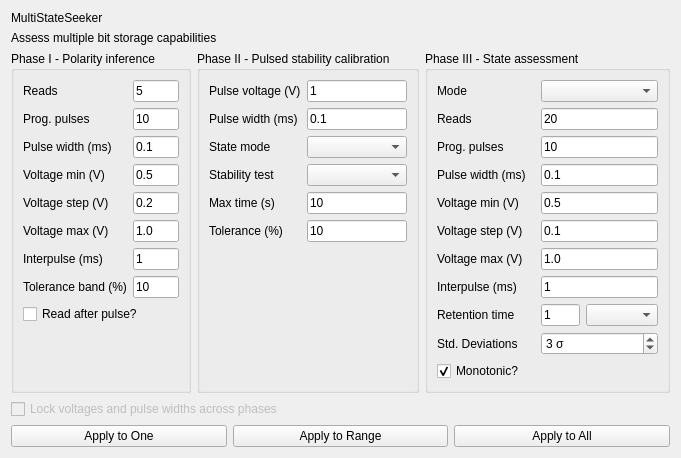
<?xml version="1.0" encoding="UTF-8"?>
<ui version="4.0">
 <class>MSSParent</class>
 <widget class="QWidget" name="MSSParent">
  <property name="geometry">
   <rect>
    <x>0</x>
    <y>0</y>
    <width>681</width>
    <height>428</height>
   </rect>
  </property>
  <property name="windowTitle">
   <string>Form</string>
  </property>
  <layout class="QGridLayout" name="gridLayout" columnstretch="0,0,0">
   <item row="2" column="0">
    <widget class="QGroupBox" name="groupBox">
     <property name="styleSheet">
      <string notr="true"/>
     </property>
     <property name="title">
      <string>Phase I - Polarity inference</string>
     </property>
     <property name="flat">
      <bool>false</bool>
     </property>
     <layout class="QGridLayout" name="gridLayout_2">
      <item row="1" column="1">
       <widget class="QLineEdit" name="readsEdit">
        <property name="text">
         <string>5</string>
        </property>
       </widget>
      </item>
      <item row="6" column="0">
       <widget class="QLabel" name="label_6">
        <property name="text">
         <string>Voltage max (V)</string>
        </property>
       </widget>
      </item>
      <item row="2" column="0">
       <widget class="QLabel" name="label_2">
        <property name="text">
         <string>Prog. pulses</string>
        </property>
       </widget>
      </item>
      <item row="2" column="1">
       <widget class="QLineEdit" name="pulsesEdit">
        <property name="text">
         <string>10</string>
        </property>
       </widget>
      </item>
      <item row="3" column="0">
       <widget class="QLabel" name="label_3">
        <property name="text">
         <string>Pulse width (ms)</string>
        </property>
       </widget>
      </item>
      <item row="4" column="1">
       <widget class="QLineEdit" name="vminEdit">
        <property name="text">
         <string>0.5</string>
        </property>
       </widget>
      </item>
      <item row="8" column="1">
       <widget class="QLineEdit" name="tolbandEdit">
        <property name="text">
         <string>10</string>
        </property>
       </widget>
      </item>
      <item row="5" column="0">
       <widget class="QLabel" name="label_5">
        <property name="text">
         <string>Voltage step (V)</string>
        </property>
       </widget>
      </item>
      <item row="6" column="1">
       <widget class="QLineEdit" name="vmaxEdit">
        <property name="text">
         <string>1.0</string>
        </property>
       </widget>
      </item>
      <item row="5" column="1">
       <widget class="QLineEdit" name="vstepEdit">
        <property name="text">
         <string>0.2</string>
        </property>
       </widget>
      </item>
      <item row="1" column="0">
       <widget class="QLabel" name="label">
        <property name="text">
         <string>Reads</string>
        </property>
       </widget>
      </item>
      <item row="10" column="0" colspan="2">
       <widget class="QCheckBox" name="readAfterPulseCheckBox">
        <property name="text">
         <string>Read after pulse?</string>
        </property>
       </widget>
      </item>
      <item row="3" column="1">
       <widget class="QLineEdit" name="pulseWidthEdit">
        <property name="text">
         <string>0.1</string>
        </property>
       </widget>
      </item>
      <item row="4" column="0">
       <widget class="QLabel" name="label_4">
        <property name="text">
         <string>Voltage min (V)</string>
        </property>
       </widget>
      </item>
      <item row="11" column="0">
       <spacer name="verticalSpacer">
        <property name="orientation">
         <enum>Qt::Vertical</enum>
        </property>
        <property name="sizeHint" stdset="0">
         <size>
          <width>20</width>
          <height>40</height>
         </size>
        </property>
       </spacer>
      </item>
      <item row="8" column="0">
       <widget class="QLabel" name="label_7">
        <property name="text">
         <string>Tolerance band (%)</string>
        </property>
       </widget>
      </item>
      <item row="7" column="0">
       <widget class="QLabel" name="label_8">
        <property name="text">
         <string>Interpulse (ms)</string>
        </property>
       </widget>
      </item>
      <item row="7" column="1">
       <widget class="QLineEdit" name="interpulseEdit">
        <property name="text">
         <string>1</string>
        </property>
       </widget>
      </item>
     </layout>
    </widget>
   </item>
   <item row="2" column="2">
    <widget class="QGroupBox" name="groupBox_3">
     <property name="title">
      <string>Phase III - State assessment</string>
     </property>
     <layout class="QGridLayout" name="gridLayout_4">
      <item row="11" column="1">
       <widget class="QSpinBox" name="stateStdevSpinBox">
        <property name="suffix">
         <string> σ</string>
        </property>
        <property name="minimum">
         <number>1</number>
        </property>
        <property name="maximum">
         <number>9</number>
        </property>
        <property name="value">
         <number>3</number>
        </property>
       </widget>
      </item>
      <item row="1" column="1">
       <widget class="QLineEdit" name="stateReadsEdit">
        <property name="text">
         <string>20</string>
        </property>
       </widget>
      </item>
      <item row="2" column="0">
       <widget class="QLabel" name="label_23">
        <property name="text">
         <string>Prog. pulses</string>
        </property>
       </widget>
      </item>
      <item row="9" column="0">
       <widget class="QLabel" name="label_20">
        <property name="text">
         <string>Interpulse (ms)</string>
        </property>
       </widget>
      </item>
      <item row="13" column="0">
       <spacer name="verticalSpacer_3">
        <property name="orientation">
         <enum>Qt::Vertical</enum>
        </property>
        <property name="sizeHint" stdset="0">
         <size>
          <width>20</width>
          <height>40</height>
         </size>
        </property>
       </spacer>
      </item>
      <item row="9" column="1">
       <widget class="QLineEdit" name="stateInterpulseEdit">
        <property name="text">
         <string>1</string>
        </property>
       </widget>
      </item>
      <item row="1" column="0">
       <widget class="QLabel" name="label_21">
        <property name="text">
         <string>Reads</string>
        </property>
       </widget>
      </item>
      <item row="11" column="0">
       <widget class="QLabel" name="label_19">
        <property name="text">
         <string>Std. Deviations</string>
        </property>
       </widget>
      </item>
      <item row="10" column="1">
       <layout class="QHBoxLayout" name="horizontalLayout_6" stretch="0,0,0,0">
        <property name="spacing">
         <number>0</number>
        </property>
        <item>
         <widget class="QLineEdit" name="stateRetentionEdit">
          <property name="sizePolicy">
           <sizepolicy hsizetype="Maximum" vsizetype="Fixed">
            <horstretch>0</horstretch>
            <verstretch>0</verstretch>
           </sizepolicy>
          </property>
          <property name="maximumSize">
           <size>
            <width>100</width>
            <height>16777215</height>
           </size>
          </property>
          <property name="text">
           <string>1</string>
          </property>
         </widget>
        </item>
        <item>
         <spacer name="horizontalSpacer_2">
          <property name="orientation">
           <enum>Qt::Horizontal</enum>
          </property>
          <property name="sizeType">
           <enum>QSizePolicy::Fixed</enum>
          </property>
          <property name="sizeHint" stdset="0">
           <size>
            <width>6</width>
            <height>20</height>
           </size>
          </property>
         </spacer>
        </item>
        <item>
         <widget class="QComboBox" name="stateRetentionMultiplierComboBox">
          <property name="sizePolicy">
           <sizepolicy hsizetype="Expanding" vsizetype="Fixed">
            <horstretch>0</horstretch>
            <verstretch>0</verstretch>
           </sizepolicy>
          </property>
          <property name="maximumSize">
           <size>
            <width>100</width>
            <height>16777215</height>
           </size>
          </property>
         </widget>
        </item>
        <item>
         <spacer name="horizontalSpacer">
          <property name="orientation">
           <enum>Qt::Horizontal</enum>
          </property>
          <property name="sizeType">
           <enum>QSizePolicy::MinimumExpanding</enum>
          </property>
          <property name="sizeHint" stdset="0">
           <size>
            <width>0</width>
            <height>20</height>
           </size>
          </property>
         </spacer>
        </item>
       </layout>
      </item>
      <item row="10" column="0">
       <widget class="QLabel" name="label_22">
        <property name="text">
         <string>Retention time</string>
        </property>
       </widget>
      </item>
      <item row="2" column="1">
       <widget class="QLineEdit" name="statePulsesEdit">
        <property name="text">
         <string>10</string>
        </property>
       </widget>
      </item>
      <item row="12" column="0" colspan="2">
       <widget class="QCheckBox" name="monotonicCheckBox">
        <property name="text">
         <string>Monotonic?</string>
        </property>
        <property name="checked">
         <bool>true</bool>
        </property>
       </widget>
      </item>
      <item row="0" column="0">
       <widget class="QLabel" name="label_25">
        <property name="text">
         <string>Mode</string>
        </property>
       </widget>
      </item>
      <item row="0" column="1">
       <widget class="QComboBox" name="assessModeCombo"/>
      </item>
      <item row="5" column="0">
       <widget class="QStackedWidget" name="pwConst03LabelStackedWidget">
        <property name="currentIndex">
         <number>0</number>
        </property>
        <widget class="QWidget" name="page_13">
         <layout class="QHBoxLayout" name="horizontalLayout_17">
          <property name="spacing">
           <number>0</number>
          </property>
          <property name="margin">
           <number>0</number>
          </property>
          <item>
           <widget class="QLabel" name="label_18">
            <property name="text">
             <string>Voltage step (V)</string>
            </property>
           </widget>
          </item>
         </layout>
        </widget>
        <widget class="QWidget" name="page_14">
         <layout class="QHBoxLayout" name="horizontalLayout_19">
          <property name="spacing">
           <number>0</number>
          </property>
          <property name="margin">
           <number>0</number>
          </property>
          <item>
           <widget class="QLabel" name="label_28">
            <property name="text">
             <string>Pulse step (ms)</string>
            </property>
           </widget>
          </item>
         </layout>
        </widget>
       </widget>
      </item>
      <item row="5" column="1">
       <widget class="QStackedWidget" name="pwConst03EditStackedWidget">
        <property name="currentIndex">
         <number>0</number>
        </property>
        <widget class="QWidget" name="page_15">
         <layout class="QHBoxLayout" name="horizontalLayout_18">
          <property name="spacing">
           <number>0</number>
          </property>
          <property name="margin">
           <number>0</number>
          </property>
          <item>
           <widget class="QLineEdit" name="stateVstepEdit">
            <property name="text">
             <string>0.1</string>
            </property>
           </widget>
          </item>
         </layout>
        </widget>
        <widget class="QWidget" name="page_16">
         <layout class="QHBoxLayout" name="horizontalLayout_20">
          <property name="spacing">
           <number>0</number>
          </property>
          <property name="margin">
           <number>0</number>
          </property>
          <item>
           <widget class="QLineEdit" name="statePWstepEdit">
            <property name="text">
             <string>0.01</string>
            </property>
           </widget>
          </item>
         </layout>
        </widget>
       </widget>
      </item>
      <item row="6" column="0">
       <widget class="QStackedWidget" name="pwConst04LabelStackedWidget">
        <property name="currentIndex">
         <number>0</number>
        </property>
        <widget class="QWidget" name="page_17">
         <layout class="QHBoxLayout" name="horizontalLayout_21">
          <property name="spacing">
           <number>0</number>
          </property>
          <property name="margin">
           <number>0</number>
          </property>
          <item>
           <widget class="QLabel" name="label_10">
            <property name="text">
             <string>Voltage max (V)</string>
            </property>
           </widget>
          </item>
         </layout>
        </widget>
        <widget class="QWidget" name="page_18">
         <layout class="QHBoxLayout" name="horizontalLayout_23">
          <property name="spacing">
           <number>0</number>
          </property>
          <property name="margin">
           <number>0</number>
          </property>
          <item>
           <widget class="QLabel" name="label_29">
            <property name="text">
             <string>Pulse max (ms)</string>
            </property>
           </widget>
          </item>
         </layout>
        </widget>
       </widget>
      </item>
      <item row="6" column="1">
       <widget class="QStackedWidget" name="pwConst04EditStackedWidget">
        <property name="currentIndex">
         <number>0</number>
        </property>
        <widget class="QWidget" name="page_19">
         <layout class="QHBoxLayout" name="horizontalLayout_22">
          <property name="spacing">
           <number>0</number>
          </property>
          <property name="margin">
           <number>0</number>
          </property>
          <item>
           <widget class="QLineEdit" name="stateVmaxEdit">
            <property name="text">
             <string>1.0</string>
            </property>
           </widget>
          </item>
         </layout>
        </widget>
        <widget class="QWidget" name="page_20">
         <layout class="QHBoxLayout" name="horizontalLayout_24">
          <property name="spacing">
           <number>0</number>
          </property>
          <property name="margin">
           <number>0</number>
          </property>
          <item>
           <widget class="QLineEdit" name="statePWmaxEdit">
            <property name="text">
             <string>0.1</string>
            </property>
           </widget>
          </item>
         </layout>
        </widget>
       </widget>
      </item>
      <item row="3" column="0">
       <widget class="QStackedWidget" name="pwConst01LabelStackedWidget">
        <property name="sizePolicy">
         <sizepolicy hsizetype="Preferred" vsizetype="Fixed">
          <horstretch>0</horstretch>
          <verstretch>0</verstretch>
         </sizepolicy>
        </property>
        <property name="currentIndex">
         <number>0</number>
        </property>
        <widget class="QWidget" name="page_5">
         <layout class="QHBoxLayout" name="horizontalLayout_9">
          <property name="spacing">
           <number>0</number>
          </property>
          <property name="leftMargin">
           <number>0</number>
          </property>
          <property name="topMargin">
           <number>0</number>
          </property>
          <property name="bottomMargin">
           <number>0</number>
          </property>
          <item>
           <widget class="QLabel" name="label_14">
            <property name="sizePolicy">
             <sizepolicy hsizetype="Preferred" vsizetype="Fixed">
              <horstretch>0</horstretch>
              <verstretch>0</verstretch>
             </sizepolicy>
            </property>
            <property name="text">
             <string>Pulse width (ms)</string>
            </property>
           </widget>
          </item>
         </layout>
        </widget>
        <widget class="QWidget" name="page_6">
         <layout class="QHBoxLayout" name="horizontalLayout_11">
          <property name="spacing">
           <number>0</number>
          </property>
          <property name="margin">
           <number>0</number>
          </property>
          <item>
           <widget class="QLabel" name="label_26">
            <property name="text">
             <string>Voltage (V)</string>
            </property>
           </widget>
          </item>
         </layout>
        </widget>
       </widget>
      </item>
      <item row="3" column="1">
       <widget class="QStackedWidget" name="pwConst01EditStackedWidget">
        <property name="sizePolicy">
         <sizepolicy hsizetype="Preferred" vsizetype="Fixed">
          <horstretch>0</horstretch>
          <verstretch>0</verstretch>
         </sizepolicy>
        </property>
        <property name="currentIndex">
         <number>0</number>
        </property>
        <widget class="QWidget" name="page_7">
         <layout class="QHBoxLayout" name="horizontalLayout_10">
          <property name="spacing">
           <number>0</number>
          </property>
          <property name="margin">
           <number>0</number>
          </property>
          <item>
           <widget class="QLineEdit" name="statePulseWidthEdit">
            <property name="text">
             <string>0.1</string>
            </property>
           </widget>
          </item>
         </layout>
        </widget>
        <widget class="QWidget" name="page_8">
         <layout class="QHBoxLayout" name="horizontalLayout_12">
          <property name="spacing">
           <number>0</number>
          </property>
          <property name="margin">
           <number>0</number>
          </property>
          <item>
           <widget class="QLineEdit" name="stateVoltageEdit">
            <property name="text">
             <string>1.0</string>
            </property>
           </widget>
          </item>
         </layout>
        </widget>
       </widget>
      </item>
      <item row="4" column="0">
       <widget class="QStackedWidget" name="pwConst02LabelStackedWidget">
        <property name="currentIndex">
         <number>0</number>
        </property>
        <widget class="QWidget" name="page_9">
         <layout class="QHBoxLayout" name="horizontalLayout_13">
          <property name="spacing">
           <number>0</number>
          </property>
          <property name="margin">
           <number>0</number>
          </property>
          <item>
           <widget class="QLabel" name="label_24">
            <property name="text">
             <string>Voltage min (V)</string>
            </property>
           </widget>
          </item>
         </layout>
        </widget>
        <widget class="QWidget" name="page_10">
         <layout class="QHBoxLayout" name="horizontalLayout_15">
          <property name="spacing">
           <number>0</number>
          </property>
          <property name="margin">
           <number>0</number>
          </property>
          <item>
           <widget class="QLabel" name="label_27">
            <property name="text">
             <string>Pulse min (ms)</string>
            </property>
           </widget>
          </item>
         </layout>
        </widget>
       </widget>
      </item>
      <item row="4" column="1">
       <widget class="QStackedWidget" name="pwConst02EditStackedWidget">
        <property name="currentIndex">
         <number>0</number>
        </property>
        <widget class="QWidget" name="page_11">
         <layout class="QHBoxLayout" name="horizontalLayout_14">
          <property name="spacing">
           <number>0</number>
          </property>
          <property name="margin">
           <number>0</number>
          </property>
          <item>
           <widget class="QLineEdit" name="stateVminEdit">
            <property name="text">
             <string>0.5</string>
            </property>
           </widget>
          </item>
         </layout>
        </widget>
        <widget class="QWidget" name="page_12">
         <layout class="QHBoxLayout" name="horizontalLayout_16">
          <property name="spacing">
           <number>0</number>
          </property>
          <property name="margin">
           <number>0</number>
          </property>
          <item>
           <widget class="QLineEdit" name="statePWminEdit">
            <property name="text">
             <string>0.01</string>
            </property>
           </widget>
          </item>
         </layout>
        </widget>
       </widget>
      </item>
     </layout>
    </widget>
   </item>
   <item row="2" column="1">
    <widget class="QGroupBox" name="groupBox_2">
     <property name="title">
      <string>Phase II - Pulsed stability calibration</string>
     </property>
     <layout class="QGridLayout" name="gridLayout_3">
      <item row="3" column="1">
       <widget class="QComboBox" name="stabilityModeCombo"/>
      </item>
      <item row="0" column="1">
       <widget class="QLineEdit" name="stabilityVoltageEdit">
        <property name="text">
         <string>1</string>
        </property>
       </widget>
      </item>
      <item row="7" column="0">
       <spacer name="verticalSpacer_2">
        <property name="orientation">
         <enum>Qt::Vertical</enum>
        </property>
        <property name="sizeHint" stdset="0">
         <size>
          <width>20</width>
          <height>40</height>
         </size>
        </property>
       </spacer>
      </item>
      <item row="2" column="0">
       <widget class="QLabel" name="label_15">
        <property name="text">
         <string>State mode</string>
        </property>
       </widget>
      </item>
      <item row="0" column="0">
       <widget class="QLabel" name="label_12">
        <property name="text">
         <string>Pulse voltage (V)</string>
        </property>
       </widget>
      </item>
      <item row="2" column="1">
       <widget class="QComboBox" name="stateModeCombo"/>
      </item>
      <item row="3" column="0">
       <widget class="QLabel" name="label_16">
        <property name="text">
         <string>Stability test</string>
        </property>
       </widget>
      </item>
      <item row="5" column="1">
       <widget class="QStackedWidget" name="stabilityCriterionStackedWidget">
        <property name="sizePolicy">
         <sizepolicy hsizetype="Preferred" vsizetype="Maximum">
          <horstretch>0</horstretch>
          <verstretch>0</verstretch>
         </sizepolicy>
        </property>
        <property name="currentIndex">
         <number>0</number>
        </property>
        <widget class="QWidget" name="page">
         <layout class="QHBoxLayout" name="horizontalLayout_3">
          <property name="margin">
           <number>0</number>
          </property>
          <item>
           <widget class="QLineEdit" name="stabilitySlopeEdit">
            <property name="text">
             <string>10</string>
            </property>
           </widget>
          </item>
         </layout>
        </widget>
        <widget class="QWidget" name="page_2">
         <layout class="QHBoxLayout" name="horizontalLayout_2">
          <property name="margin">
           <number>0</number>
          </property>
          <item>
           <widget class="QLineEdit" name="tmetricEdit">
            <property name="text">
             <string>10</string>
            </property>
           </widget>
          </item>
         </layout>
        </widget>
       </widget>
      </item>
      <item row="5" column="0">
       <widget class="QStackedWidget" name="stabilityCriterionLabelStackedWidget">
        <property name="sizePolicy">
         <sizepolicy hsizetype="Preferred" vsizetype="Maximum">
          <horstretch>0</horstretch>
          <verstretch>0</verstretch>
         </sizepolicy>
        </property>
        <property name="currentIndex">
         <number>0</number>
        </property>
        <widget class="QWidget" name="page_3">
         <layout class="QHBoxLayout" name="horizontalLayout_4">
          <property name="margin">
           <number>0</number>
          </property>
          <item>
           <widget class="QLabel" name="label_11">
            <property name="text">
             <string>Tolerance (%)</string>
            </property>
           </widget>
          </item>
         </layout>
        </widget>
        <widget class="QWidget" name="page_4">
         <layout class="QHBoxLayout" name="horizontalLayout_5">
          <property name="margin">
           <number>0</number>
          </property>
          <item>
           <widget class="QLabel" name="label_13">
            <property name="text">
             <string>T-metric</string>
            </property>
           </widget>
          </item>
         </layout>
        </widget>
       </widget>
      </item>
      <item row="4" column="0">
       <widget class="QLabel" name="label_9">
        <property name="text">
         <string>Max time (s)</string>
        </property>
       </widget>
      </item>
      <item row="4" column="1">
       <widget class="QLineEdit" name="maxStabilityTimeEdit">
        <property name="text">
         <string>10</string>
        </property>
       </widget>
      </item>
      <item row="1" column="0">
       <widget class="QLabel" name="label_17">
        <property name="text">
         <string>Pulse width (ms)</string>
        </property>
       </widget>
      </item>
      <item row="1" column="1">
       <widget class="QLineEdit" name="volatilityReadPWEdit">
        <property name="text">
         <string>0.1</string>
        </property>
       </widget>
      </item>
     </layout>
    </widget>
   </item>
   <item row="1" column="0" colspan="2">
    <widget class="QLabel" name="descriptionLabel">
     <property name="text">
      <string>Assess multiple bit storage capabilities</string>
     </property>
    </widget>
   </item>
   <item row="0" column="0" colspan="2">
    <widget class="QLabel" name="titleLabel">
     <property name="text">
      <string>MultiStateSeeker</string>
     </property>
    </widget>
   </item>
   <item row="4" column="0" colspan="3">
    <layout class="QHBoxLayout" name="horizontalLayout">
     <property name="bottomMargin">
      <number>0</number>
     </property>
     <item>
      <widget class="QPushButton" name="applyOneButton">
       <property name="text">
        <string>Apply to One</string>
       </property>
      </widget>
     </item>
     <item>
      <widget class="QPushButton" name="applyRangeButton">
       <property name="text">
        <string>Apply to Range</string>
       </property>
      </widget>
     </item>
     <item>
      <widget class="QPushButton" name="applyAllButton">
       <property name="text">
        <string>Apply to All</string>
       </property>
      </widget>
     </item>
    </layout>
   </item>
   <item row="3" column="0" colspan="3">
    <widget class="QCheckBox" name="lockDataCheckBox">
     <property name="enabled">
      <bool>false</bool>
     </property>
     <property name="text">
      <string>Lock voltages and pulse widths across phases</string>
     </property>
    </widget>
   </item>
  </layout>
 </widget>
 <tabstops>
  <tabstop>readsEdit</tabstop>
  <tabstop>pulsesEdit</tabstop>
  <tabstop>pulseWidthEdit</tabstop>
  <tabstop>vminEdit</tabstop>
  <tabstop>vstepEdit</tabstop>
  <tabstop>vmaxEdit</tabstop>
  <tabstop>interpulseEdit</tabstop>
  <tabstop>tolbandEdit</tabstop>
  <tabstop>readAfterPulseCheckBox</tabstop>
  <tabstop>stabilityVoltageEdit</tabstop>
  <tabstop>volatilityReadPWEdit</tabstop>
  <tabstop>stateModeCombo</tabstop>
  <tabstop>stabilityModeCombo</tabstop>
  <tabstop>maxStabilityTimeEdit</tabstop>
  <tabstop>stabilitySlopeEdit</tabstop>
  <tabstop>stateReadsEdit</tabstop>
  <tabstop>statePulsesEdit</tabstop>
  <tabstop>stateInterpulseEdit</tabstop>
  <tabstop>stateRetentionEdit</tabstop>
  <tabstop>stateRetentionMultiplierComboBox</tabstop>
  <tabstop>stateStdevSpinBox</tabstop>
  <tabstop>applyOneButton</tabstop>
  <tabstop>applyRangeButton</tabstop>
  <tabstop>applyAllButton</tabstop>
  <tabstop>tmetricEdit</tabstop>
 </tabstops>
 <resources/>
 <connections/>
</ui>
